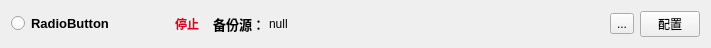
<?xml version="1.0" encoding="UTF-8"?>
<ui version="4.0">
 <class>PlaneItem</class>
 <widget class="QWidget" name="PlaneItem">
  <property name="geometry">
   <rect>
    <x>0</x>
    <y>0</y>
    <width>711</width>
    <height>45</height>
   </rect>
  </property>
  <property name="windowTitle">
   <string>Form</string>
  </property>
  <layout class="QHBoxLayout" name="horizontalLayout">
   <item>
    <widget class="QRadioButton" name="LibName">
     <property name="minimumSize">
      <size>
       <width>150</width>
       <height>0</height>
      </size>
     </property>
     <property name="maximumSize">
      <size>
       <width>150</width>
       <height>16777215</height>
      </size>
     </property>
     <property name="font">
      <font>
       <pointsize>10</pointsize>
       <bold>true</bold>
      </font>
     </property>
     <property name="text">
      <string>RadioButton</string>
     </property>
    </widget>
   </item>
   <item>
    <widget class="QLabel" name="Status">
     <property name="minimumSize">
      <size>
       <width>40</width>
       <height>0</height>
      </size>
     </property>
     <property name="maximumSize">
      <size>
       <width>40</width>
       <height>16777215</height>
      </size>
     </property>
     <property name="font">
      <font>
       <bold>true</bold>
      </font>
     </property>
     <property name="styleSheet">
      <string notr="true">color:#D90429;</string>
     </property>
     <property name="text">
      <string>停止</string>
     </property>
     <property name="alignment">
      <set>Qt::AlignmentFlag::AlignCenter</set>
     </property>
    </widget>
   </item>
   <item>
    <widget class="QLabel" name="SrcTip">
     <property name="minimumSize">
      <size>
       <width>50</width>
       <height>0</height>
      </size>
     </property>
     <property name="maximumSize">
      <size>
       <width>50</width>
       <height>16777215</height>
      </size>
     </property>
     <property name="font">
      <font>
       <pointsize>10</pointsize>
       <bold>true</bold>
      </font>
     </property>
     <property name="text">
      <string>备份源：</string>
     </property>
    </widget>
   </item>
   <item>
    <widget class="QLabel" name="SrcPath">
     <property name="text">
      <string>null</string>
     </property>
    </widget>
   </item>
   <item>
    <widget class="QToolButton" name="CheckPath">
     <property name="text">
      <string>...</string>
     </property>
    </widget>
   </item>
   <item>
    <widget class="QPushButton" name="Config">
     <property name="minimumSize">
      <size>
       <width>60</width>
       <height>0</height>
      </size>
     </property>
     <property name="maximumSize">
      <size>
       <width>60</width>
       <height>16777215</height>
      </size>
     </property>
     <property name="text">
      <string>配置</string>
     </property>
    </widget>
   </item>
  </layout>
 </widget>
 <resources/>
 <connections/>
</ui>
